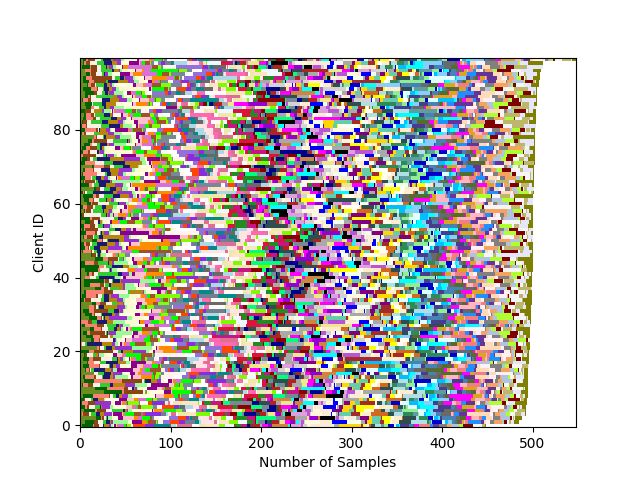
#> input picture utils/image1.png, 640 x 480 px
$ python plotutils.py
#> lines starting #> are read from the running program, lines starting #| are printed output that depends on the picture
from PIL import Image

def horizontal_concat(image1_path, image2_path, output_path):
    # 打开两张图片
#> called with image1_path = 'image1.png', image2_path = 'image2.png', output_path = 'combined.jpg'
    img1 = Image.open(image1_path)
#> img1 is the input picture: PIL image 640x480 RGBA; mean R, G, B, A 200.6, 195.3, 192.6, 255
    img2 = Image.open(image2_path)
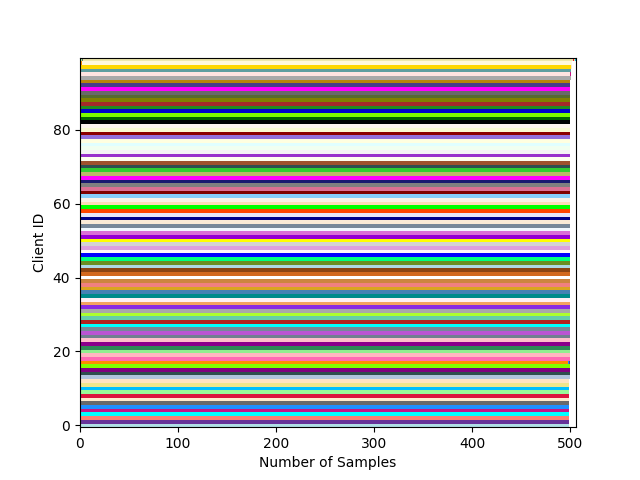
#> input picture utils/image2.png, 640 x 480 px
#> img2 is the input picture: PIL image 640x480 RGBA; mean R, G, B, A 196.6, 190, 188.2, 255

    # 确保图片模式一致（如RGB）
    img1 = img1.convert('RGB')
#> img1: PIL image 640x480 RGB
    img2 = img2.convert('RGB')
#> img2: PIL image 640x480 RGB

    # 获取单张图片尺寸
    width, height = img1.size
#> width = 640; height = 480

    # 创建新画布（宽度双倍，高度不变）
    new_image = Image.new('RGB', (width * 2, height))
#> new_image: PIL image 1280x480 RGB; every value is 0

    # 拼接图片
    new_image.paste(img1, (0, 0))         # 第一张图在左侧
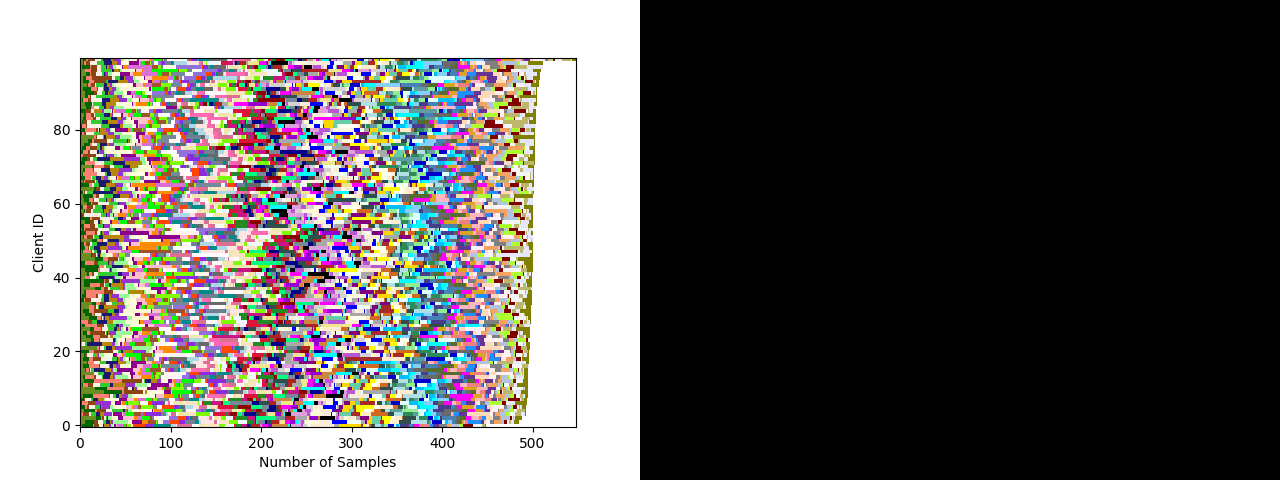
#> new_image: PIL image 1280x480 RGB; mean R, G, B 100.3, 97.6, 96.3
    new_image.paste(img2, (width, 0))     # 第二张图在右侧
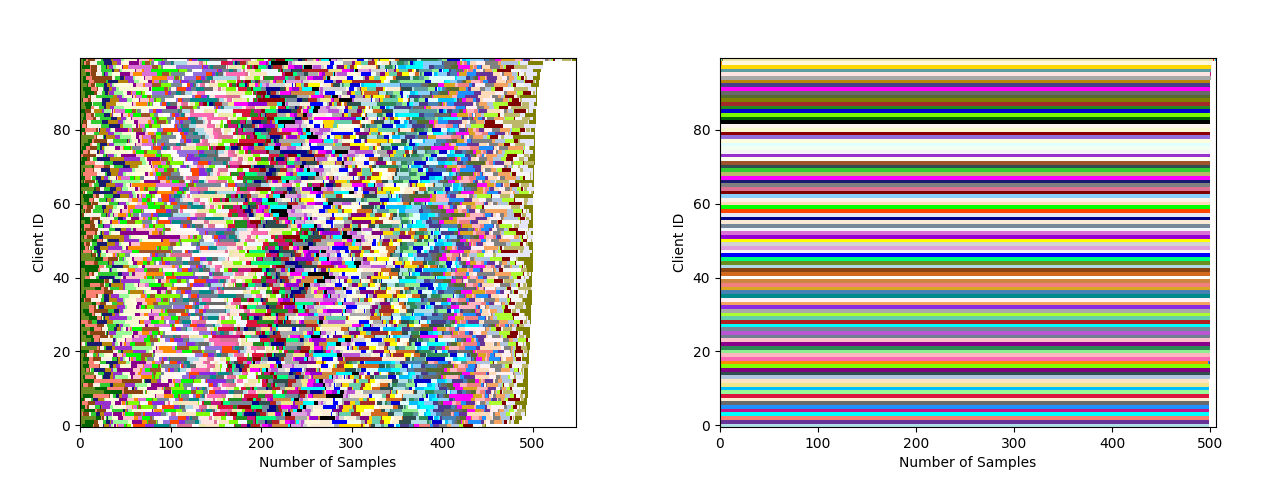
#> new_image: PIL image 1280x480 RGB; mean R, G, B 198.6, 192.6, 190.4

    # 保存结果
    new_image.save(output_path)

# 使用示例
horizontal_concat('image1.png', 'image2.png', 'combined.jpg')
